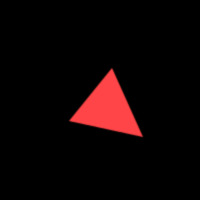
//> input picture BreakoutRoom_HarrisCornerDetection/triangle2.jpg, 200 x 200 px, given in place of purplesquare.png, which was not available
$ ./main   (built with g++ and OpenCV 4)
//> lines starting //> are read from the running program, lines starting //| are printed output that depends on the picture; pictures that were not available may be replaced by others from this repository, and a replacement may not be noted
/**
 * @function cornerHarris_Demo.cpp
 * @brief Demo code for detecting corners using Harris-Stephens method
 * @author OpenCV team
 */

#include "opencv2/highgui.hpp"
#include "opencv2/imgproc.hpp"
#include <iostream>

using namespace cv;
using namespace std;

/// Global variables
Mat src, src_gray;
int thresh = 200;
int max_thresh = 255;

const char* source_window = "Source image";
const char* corners_window = "Corners detected";

/// Function header
void cornerHarris_demo( int, void* );

/**
 * @function main
 */
int main( int argc, char** argv )
{
    /// Load source image and convert it to gray
    //CommandLineParser parser( argc, argv, "{@input | building.jpg | input image}" );
    //src = imread( samples::findFile( parser.get<String>( "@input" ) ) );
    src = imread( "purplesquare.png");
//> src is the input picture: 200 rows x 200 cols, CV_8UC3; mean B, G, R 4.2, 4, 14.7
//    src = imread( "triangle1.jpg");
//    src = imread( "triangle2.jpg");
    if ( src.empty() )
    {
        cout << "Could not open or find the image!\n" << endl;
        return -1;
    }

    /// Create a window and a trackbar
    namedWindow( source_window );
    createTrackbar( "Threshold: ", source_window, &thresh, max_thresh, cornerHarris_demo );


    // Study corners
    imshow( source_window, src );
    cvtColor( src, src_gray, COLOR_BGR2GRAY );
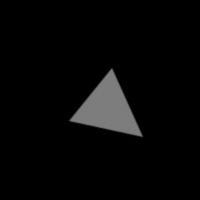
//> src_gray: 200 rows x 200 cols, CV_8UC1; min 0, max 129, mean 7.2
    cornerHarris_demo( 0, 0 );

    waitKey();

    return 0;
}

/**
 * @function cornerHarris_demo
 * @brief Executes the corner detection and draw a circle around the possible corners
 */
void cornerHarris_demo( int, void* )
{
    // Detector parameters
    int blockSize = 2;
    int apertureSize = 3;
    double k = 0.04;
    int fpcnt=0;

    // FEATURE DETECTOR:  Detecting corners
    Mat dst = Mat::zeros( src.size(), CV_32FC1 );
    Mat dst_eig = Mat::zeros( src.size(), CV_32FC1 );
    Mat dst_eigvecs = Mat::zeros( src.size(), CV_32FC(6) );
    cornerHarris( src_gray, dst, blockSize, apertureSize, k );
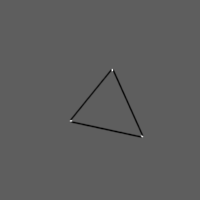
//> dst: 200 rows x 200 cols, CV_32FC1; min -0.000908, max 0.00155, mean -5.76e-06; drawn with min black and max white
    cornerMinEigenVal( src_gray, dst_eig, blockSize, apertureSize );
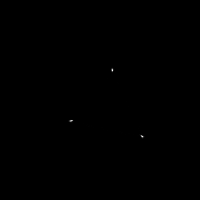
//> dst_eig: 200 rows x 200 cols, CV_32FC1; min -1.82e-12, max 0.0273, mean 8.21e-06; drawn with min black and max white
    cornerEigenValsAndVecs( src_gray, dst_eigvecs, blockSize, apertureSize );

    imshow("cornerHarris src_gray", src_gray);

    // Normalizing
    Mat dst_norm, dst_norm_scaled;
    normalize( dst, dst_norm, 0, 255, NORM_MINMAX, CV_32FC1, Mat() );
    convertScaleAbs( dst_norm, dst_norm_scaled );

    imshow("cornerHarris norm  ", dst_norm_scaled);

    cout << " =========> APPLY THRESHOLD TO CORNERNESS MAP c(H)   " << thresh << endl;
    // Drawing a circle around corners
    for( int i = 0; i < dst_norm.rows ; i++ )
    {
        for( int j = 0; j < dst_norm.cols; j++ )
        {
            if( (int) dst_norm.at<float>(i,j) > thresh )
            {
                circle( dst_norm_scaled, Point(j,i), 5,  Scalar(0), 2, 8, 0 );
                    cout<<"--------------------5x5 of corner "<<"-----------------------"<<endl;
                    for(int m = -2; m < 3; m++){
                        for(int n = -2; n < 3; n++){
                            int xPos = j+m;
                            int yPos = i+n;
                            Vec3b pixelVal = src.at<Vec3b>(xPos, yPos);
//                            newWindow.at<Vec3b>(xPos, yPos) = pixelVal;
                            cout<<pixelVal<<" ";
                        }
                        cout<<endl;
                    }

        cout << "FEATURE POINT :" << ++fpcnt << endl;
        cout << j << ", " << i << endl;
        cout << "c(H) " << dst.at<float>(i,j) << endl;
        cout << "Normalized c(H) " << dst_norm.at<float>(i,j) << endl;
        cout << "MinEigenValues " << dst_eig.at<float>(i,j) << endl;
        cout << "EigenVectors " << dst_eigvecs.at<Vec6f>(i,j) << endl;
        cout << endl;

        /* TODO:   Print the 15 element feature vector here - using code from last week's breakout */
        //cout << "FEATURE DESCRIPTOR INFORMATION" << endl;
        //cout << "Feature (5x5) at pnt " << "YOUR CODE" <<  endl;


            }
        }
    }
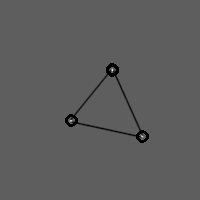
//> dst_norm_scaled: 200 rows x 200 cols, CV_8UC1; min 0, max 255, mean 92.8
//> after the loop, fpcnt = 4

    /// Showing the result
    namedWindow( corners_window );
    imshow( corners_window, dst_norm_scaled );
}

// [68 lines left out: function cornerHarris_demo2, not called in this run]
